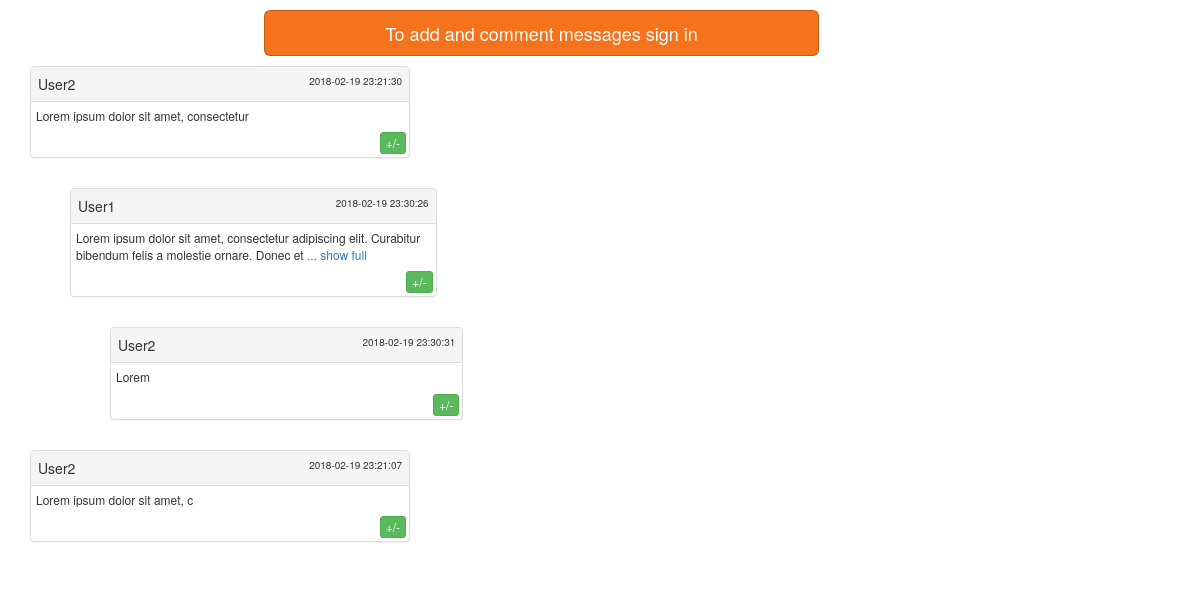
The app's page /messages.php with its own data.
### tables this page shows
CREATE TABLE IF NOT EXISTS `posts` (
  `id` int(11) unsigned NOT NULL,
  `id_user` bigint(20) DEFAULT NULL,
  `id_user_fb` bigint(20) NOT NULL,
  `id_parent` int(11) NOT NULL DEFAULT '0',
  `name` varchar(100) DEFAULT NULL,
  `post` varchar(1000) DEFAULT NULL,
  `time_update` timestamp NULL DEFAULT NULL
);

### connect.php (called while the page is built, shortened)
<?php
function db () {
	static $link;
	if ($link == NULL)
	{
		$db_host = 'localhost';
		$db_user = 'root';
		$db_pass = '';
		$db_name = 'li';
		$link = new MySQLi($db_host, $db_user, $db_pass, $db_name);
	}
	return $link;
}
 ?>

### functions.php (the view, shortened to what this page needs)
<?php
require_once 'connect.php';
function drawAllComments()
{
	drawAllCommentsWithParentID(0, 0);
}
function drawAllCommentsWithParentID($parID, $lvl)
{
	$order = $parID == 0 ? 'DESC' : 'ASC';
	$posts = db()->query('SELECT id, id_user_fb, name, post, time_update FROM posts WHERE id_parent ='.$parID.' ORDER BY time_update '.$order);
  	while ($row = $posts->fetch_object()) {
  		$parentId = $row->id;
		drawComment($row, $lvl, $parID, $parentId);
		drawAllCommentsWithParentID($parentId, $lvl+1);
	}
}
function drawComment($row, $lvl, $parIdBlock, $parentId)
{
	$test = $_SESSION['idFb'];
	$test1 = $row->id_user_fb;
	$postId = $row->id;
	if ($test == $test1) {
		$textUserLog = '<button class="btn btn-warning btn-xs btn-edit" name="'.$postId.'">edit</button>';
	}
	else {
		$textUserLog = '';
	}
	if (isset($_SESSION['idFb'])) {
		$btnCom = '<button name="'.$row->id.'" class="btn btn-xs btn-primary btn-comment">comment</button>';
	}
	else {
		$btnCom = '';
	}
	$str = $row->post;
	$str = strip_tags($str);
	if (strlen($str) > 110) {
		$textPrev = substr($str, 0, 110);
		$textPrev = rtrim($textPrev, "!,.-");
		$textPrev = substr($textPrev, 0, strrpos($textPrev, ' '));
		$textNext = substr($str, strlen($textPrev));
		$str = '<div class="panel-body panel-body-my"><span class="text-prev">'.$textPrev.'</span><span class="text-next">'.$textNext.'</span>
			<a href="#" class="text-more">... show full</a></div><button class="btn btn-success btn-xs btn-plus-minus" name="'.$parentId.'">+/-</button>'.$btnCom.$textUserLog;
	}
	else {
		$str = '<div class="panel-body panel-body-my">'.$row->post.'</div><button class="btn btn-success btn-xs btn-plus-minus" name="'.$parentId.'">+/-</button>'.$btnCom.$textUserLog;
	}
	$marginL = 40*$lvl;
	$commentNoneBlock = $lvl == 0 ? '' : 'class="comment-panel '.$parIdBlock.'"';
	echo '<div class="clearfix"></div>
			<div '.$commentNoneBlock.' style="margin-left: '.$marginL.'px; display: block;">
				<div class="panel panel-default col-sm-4">
				  <div class="panel-heading panel-heading-my">'.$row->name."<span>".$row->time_update.'</span></div>'.$str.'
				</div>
			</div>';
}
?>

### messages.php (shortened to what this page needs)
<?php
require_once 'functions.php';
require_once 'connect.php';
if (!isset($_SESSION['idFb'])) {
  $logInNone = '<div class="col-sm-6 post-div">
          <a href="index.php" class="btn btn-block btn-odnoklassniki btn-lg">To add and comment messages sign in</a>
        </div>';
}
?>
<!DOCTYPE html>
<html lang="en">
  <head>
    <link href="assets/css/bootstrap.min.css" rel="stylesheet">
    <link rel="stylesheet" type="text/css" href="assets/css/bootstrap-social.css" />
    <link rel="stylesheet" type="text/css" href="assets/css/style.css">
  </head>
  <body>
  <div class="container">
      <div class="row">
      	<?php echo $logInNone ?>
      </div>
<?php
drawAllComments();
?>
  </div>
  </body>
</html>

### assets/css/style.css (style rules this page uses)
.post-div { margin-left: 20%; margin-top: 10px; }
.panel.panel-default.col-sm-4 { padding: 0px; margin-top: 10px; }
.panel-body-my { font-size: 12px; padding: 5px; }
.panel-heading-my { padding: 7px; }
.panel-heading-my span { text-align: right; font-size: 10px; float: right; }
.btn-plus-minus { float: right; margin-right: 3px; margin-bottom: 3px; margin-top: 3px; }

### records on screen
posts: name "User2", time_update "2018-02-19 23:21:30", post "Lorem ipsum dolor sit amet, consectetur"
posts: name "User1", time_update "2018-02-19 23:30:26", post "Lorem ipsum dolor sit amet, consectetur adipiscing elit. Curabitur bibendum felis a molestie ornare. Donec et"
posts: name "User2", time_update "2018-02-19 23:30:31", post "Lorem"
posts: name "User2", time_update "2018-02-19 23:21:07", post "Lorem ipsum dolor sit amet, c"
